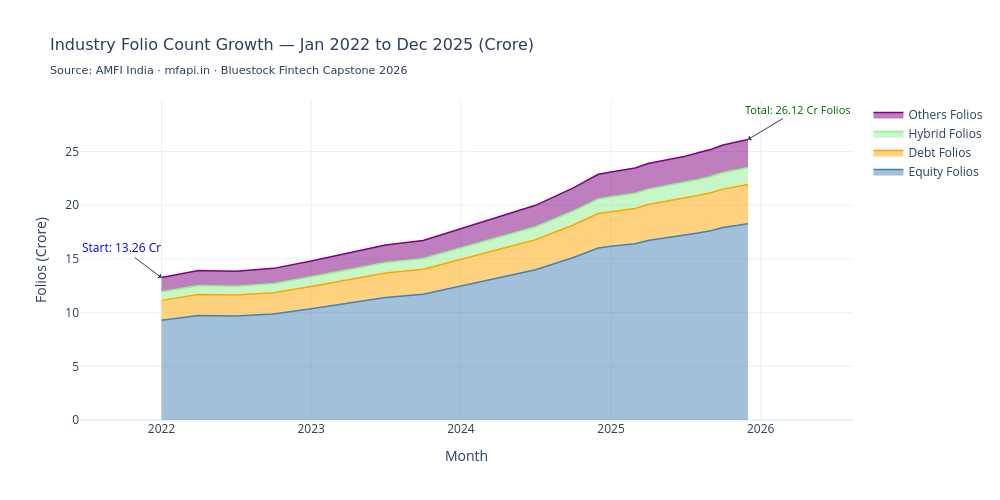

Source (notebook cell):
### Markdown cell above
## Chart 07 — Folio Count Growth (2022–2025)

### Code cell
# --- Chart 7: Folio Count Growth ---
df_folio_plot = df_folio.copy()
df_folio_plot['parsed_month'] = pd.to_datetime(df_folio_plot['month'] + '-01')
df_folio_plot = df_folio_plot.sort_values('parsed_month')
x_dates = df_folio_plot['parsed_month'].dt.strftime('%Y-%m-%d').tolist()

fig = go.Figure()
fig.add_trace(go.Scatter(x=x_dates, y=df_folio_plot['equity_folios_crore'], mode='lines', name='Equity Folios', stackgroup='one', line=dict(color='steelblue', width=1.5)))
fig.add_trace(go.Scatter(x=x_dates, y=df_folio_plot['debt_folios_crore'], mode='lines', name='Debt Folios', stackgroup='one', line=dict(color='orange', width=1.5)))
fig.add_trace(go.Scatter(x=x_dates, y=df_folio_plot['hybrid_folios_crore'], mode='lines', name='Hybrid Folios', stackgroup='one', line=dict(color='lightgreen', width=1.5)))
fig.add_trace(go.Scatter(x=x_dates, y=df_folio_plot['others_folios_crore'], mode='lines', name='Others Folios', stackgroup='one', line=dict(color='purple', width=1.5)))

fig.add_annotation(x=df_folio_plot['parsed_month'].iloc[0].strftime('%Y-%m-%d'), y=13.26, text='Start: 13.26 Cr', showarrow=True, arrowhead=1, ax=-40, ay=-30, font=dict(color='blue'))
fig.add_annotation(x=df_folio_plot['parsed_month'].iloc[-1].strftime('%Y-%m-%d'), y=26.12, text='Total: 26.12 Cr Folios', showarrow=True, arrowhead=1, ax=50, ay=-30, font=dict(color='darkgreen', size=11))

fig.update_layout(
    title=dict(text=f'Industry Folio Count Growth — Jan 2022 to Dec 2025 (Crore)<br><sub>{SUBTITLE}</sub>', font=dict(size=16, family='DejaVu Sans')),
    xaxis_title='Month', yaxis_title='Folios (Crore)', template='plotly_white', width=1000, height=500
)
fig.write_image(str(CHARTS / 'chart_07_folio_count_growth.png'))
fig.show()
print('Chart 7 saved.')

### Figure 1 — Plotly figure (JSON) as saved in the notebook; plotly's stock layout.template omitted (floating-point values rounded to 4 significant figures)
{"data": [{"line": {"color": "steelblue", "width": 1.5}, "mode": "lines", "name": "Equity Folios", "stackgroup": "one", "type": "scatter", "x": ["2022-01-01", "2022-04-01", "2022-07-01", "2022-10-01", "2023-01-01", "2023-04-01", "2023-07-01", "2023-10-01", "2024-01-01", "2024-04-01", "2024-07-01", "2024-10-01", "2024-12-01", "2025-01-01", "2025-03-01", "2025-04-01", "2025-07-01", "2025-08-01", "2025-09-01", "2025-10-01", "2025-12-01"], "y": [9.28, 9.74, 9.69, 9.88, 10.37, 10.88, 11.4, 11.7, 12.45, 13.2, 13.99, 15.13, 16.02, 16.17, 16.42, 16.72, 17.2, 17.42, 17.63, 17.92, 18.28]}, {"line": {"color": "orange", "width": 1.5}, "mode": "lines", "name": "Debt Folios", "stackgroup": "one", "type": "scatter", "x": ["2022-01-01", "2022-04-01", "2022-07-01", "2022-10-01", "2023-01-01", "2023-04-01", "2023-07-01", "2023-10-01", "2024-01-01", "2024-04-01", "2024-07-01", "2024-10-01", "2024-12-01", "2025-01-01", "2025-03-01", "2025-04-01", "2025-07-01", "2025-08-01", "2025-09-01", "2025-10-01", "2025-12-01"], "y": [1.86, 1.95, 1.94, 1.98, 2.07, 2.18, 2.28, 2.34, 2.49, 2.64, 2.8, 3.03, 3.2, 3.23, 3.28, 3.34, 3.44, 3.48, 3.53, 3.58, 3.66]}, {"line": {"color": "lightgreen", "width": 1.5}, "mode": "lines", "name": "Hybrid Folios", "stackgroup": "one", "type": "scatter", "x": ["2022-01-01", "2022-04-01", "2022-07-01", "2022-10-01", "2023-01-01", "2023-04-01", "2023-07-01", "2023-10-01", "2024-01-01", "2024-04-01", "2024-07-01", "2024-10-01", "2024-12-01", "2025-01-01", "2025-03-01", "2025-04-01", "2025-07-01", "2025-08-01", "2025-09-01", "2025-10-01", "2025-12-01"], "y": [0.8, 0.83, 0.83, 0.85, 0.89, 0.93, 0.98, 1.0, 1.07, 1.13, 1.2, 1.3, 1.37, 1.39, 1.41, 1.43, 1.47, 1.49, 1.51, 1.54, 1.57]}, {"line": {"color": "purple", "width": 1.5}, "mode": "lines", "name": "Others Folios", "stackgroup": "one", "type": "scatter", "x": ["2022-01-01", "2022-04-01", "2022-07-01", "2022-10-01", "2023-01-01", "2023-04-01", "2023-07-01", "2023-10-01", "2024-01-01", "2024-04-01", "2024-07-01", "2024-10-01", "2024-12-01", "2025-01-01", "2025-03-01", "2025-04-01", "2025-07-01", "2025-08-01", "2025-09-01", "2025-10-01", "2025-12-01"], "y": [1.33, 1.39, 1.38, 1.41, 1.48, 1.55, 1.63, 1.67, 1.78, 1.89, 2.0, 2.16, 2.29, 2.31, 2.35, 2.39, 2.46, 2.49, 2.52, 2.56, 2.61]}], "layout": {"annotations": [{"arrowhead": 1, "ax": -40, "ay": -30, "font": {"color": "blue"}, "showarrow": true, "text": "Start: 13.26 Cr", "x": "2022-01-01", "y": 13.26}, {"arrowhead": 1, "ax": 50, "ay": -30, "font": {"color": "darkgreen", "size": 11}, "showarrow": true, "text": "Total: 26.12 Cr Folios", "x": "2025-12-01", "y": 26.12}], "height": 500, "title": {"font": {"family": "DejaVu Sans", "size": 16}, "text": "Industry Folio Count Growth — Jan 2022 to Dec 2025 (Crore)<br><sub>Source: AMFI India · mfapi.in · Bluestock Fintech Capstone 2026</sub>"}, "width": 1000, "xaxis": {"title": {"text": "Month"}}, "yaxis": {"title": {"text": "Folios (Crore)"}}}}
